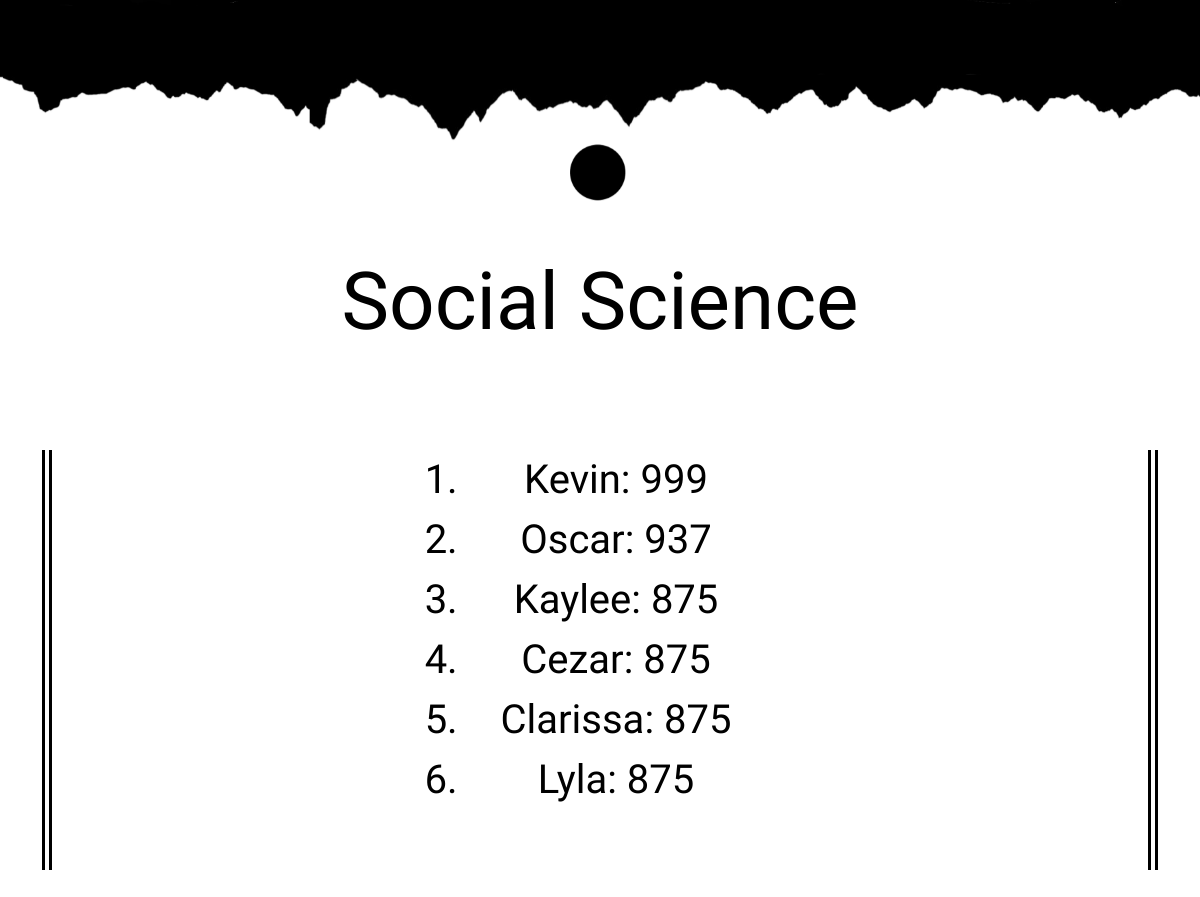
The page /subjects/ss on the database as committed earlier.
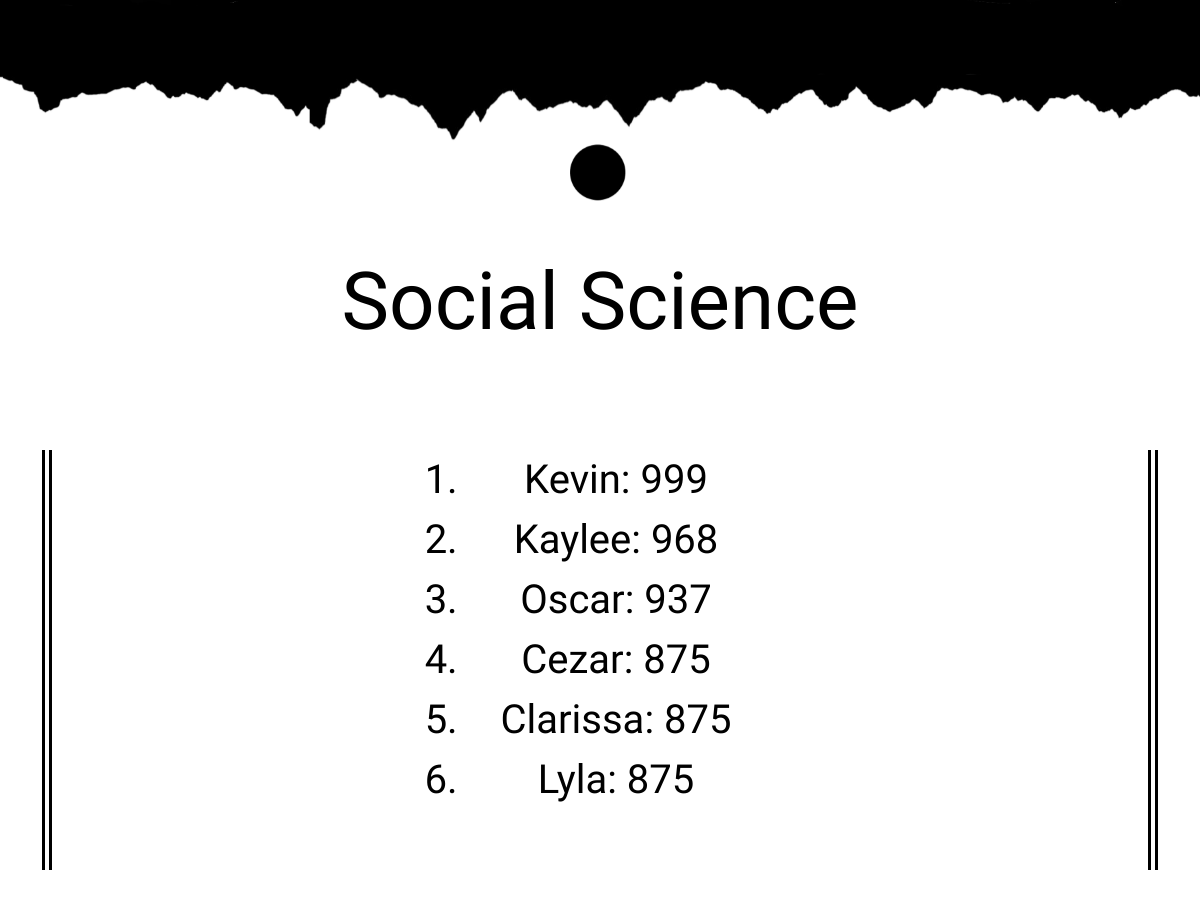
The same page on the database as committed later.
### rankings/models.py (models this page shows, shortened)
class Student(models.Model):
    name = models.CharField(max_length=64, default = 'name')
    full_name = models.CharField(max_length=64, default = 'Full_name')
    gpa = models.CharField(default="Honors", choices=(("Honors","Honors"), ("Scholastic","Scholastic"),("Varsity","Varsity")), max_length= 64)
    ss = models.IntegerField(default=500)
    lit = models.IntegerField(default=500)
    econ = models.IntegerField(default=500)
    math = models.IntegerField(default=500)
    science = models.IntegerField(default=500)
    music = models.IntegerField(default=500)
    art = models.IntegerField(default=500)

### rankings/views.py (the view)
# urls.py: path('subjects/<str:subject>', views.subjects,name="subjects"),
def subjects(request,subject):
    titles = {"ss":"Social Science", "math":"Mathematics","science":"Science","art":"Art","econ":"Economics","music":"Music","lit":"Literature"}
    students = sorted(Student.objects.all(),key=lambda x:getattr(x,subject), reverse=True)
    for student in students:
        student.dynamic_subject = getattr(student, subject)
    return render(request,"layout.html",{
        "overall":students,
        "subject":subject,
        "title":titles[subject]
    })

### rankings/templates/layout.html (shortened to what this page needs)
{% load static %}
<!DOCTYPE html>
<html lang="en">
<head>
    <link rel="stylesheet" href = "{% static 'styles.css'%}">
    <link href="https://cdn.jsdelivr.net/npm/bootstrap@5.0.2/dist/css/bootstrap.min.css" rel="stylesheet">
</head>
<body>
    <div class ="subtitle top">
        <img class = "sun"src="{% static 'images/subjectbackground.png' %}" alt="sun">
    </div>
    <div class= "container">
        <h2 id = "heading3" class = 'in'>{{title}}</h2>
        <div id = "overallcontainer">
            <ol id = "overall">
                {% for over in overall %}
                <li class="overname bottom" data-name = "{{over.name}}" data-counter="0" data-overall="{{over.dynamic_subject}}"></li>
            {%endfor%}
        </ol>
        </div>
    </div>
</body>
</html>

### rankings/static/styles.css (style rules this page uses)
#heading2, #overall { font-family: "Cedarville Cursive",cursive; color:black; }
.subtitle { font-family: "Cedarville Cursive", cursive; color: black; text-align: center; padding-top:0px; }
.sun { width:100%; height:auto; }
#heading3 { font-size:80px; text-align:center; margin-top:50px; margin-bottom:100px; font-family: "Cedarville Cursive",cursive; color:black; }
#overall { width:30%; margin:auto; font-size:40px; text-align:center; }
#overallcontainer { border-left: 10px double black; border-right: 10px double black; }
.bottom { visibility:hidden; }
.top { visibility:hidden; }
.in { visibility:hidden; }
.fadeIn { animation:fadeIn 1s both; }
.fadeInTop { animation:fadeInTop 1s both; }
.fadeInBottom { animation:fadeInBottom 1s both; }

Rows that differ between the two databases and show on the page:
changed Student (number 2 of 6 on the later page): moves up the list
Other text that changed with them:
text written by a page script: "Kaylee: 875" → "Kaylee: 968"
